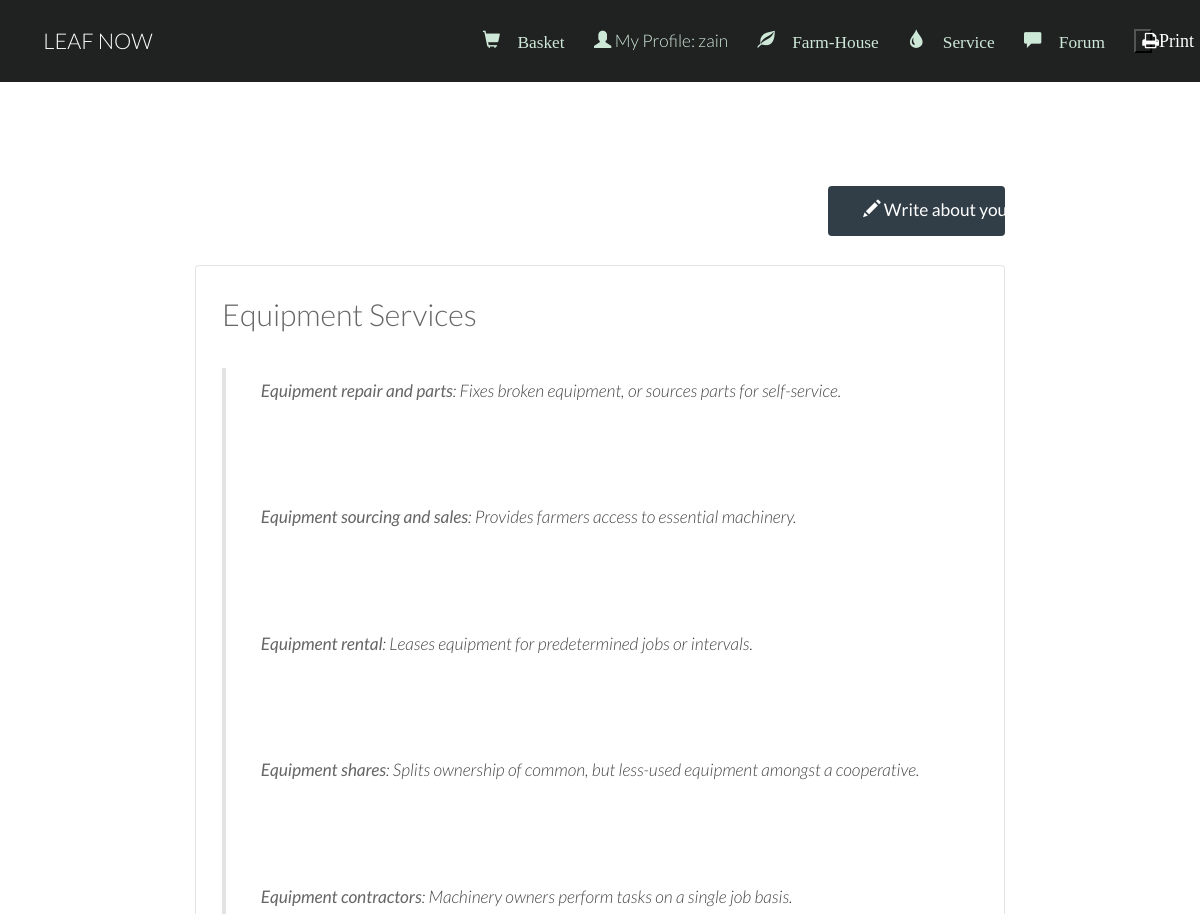
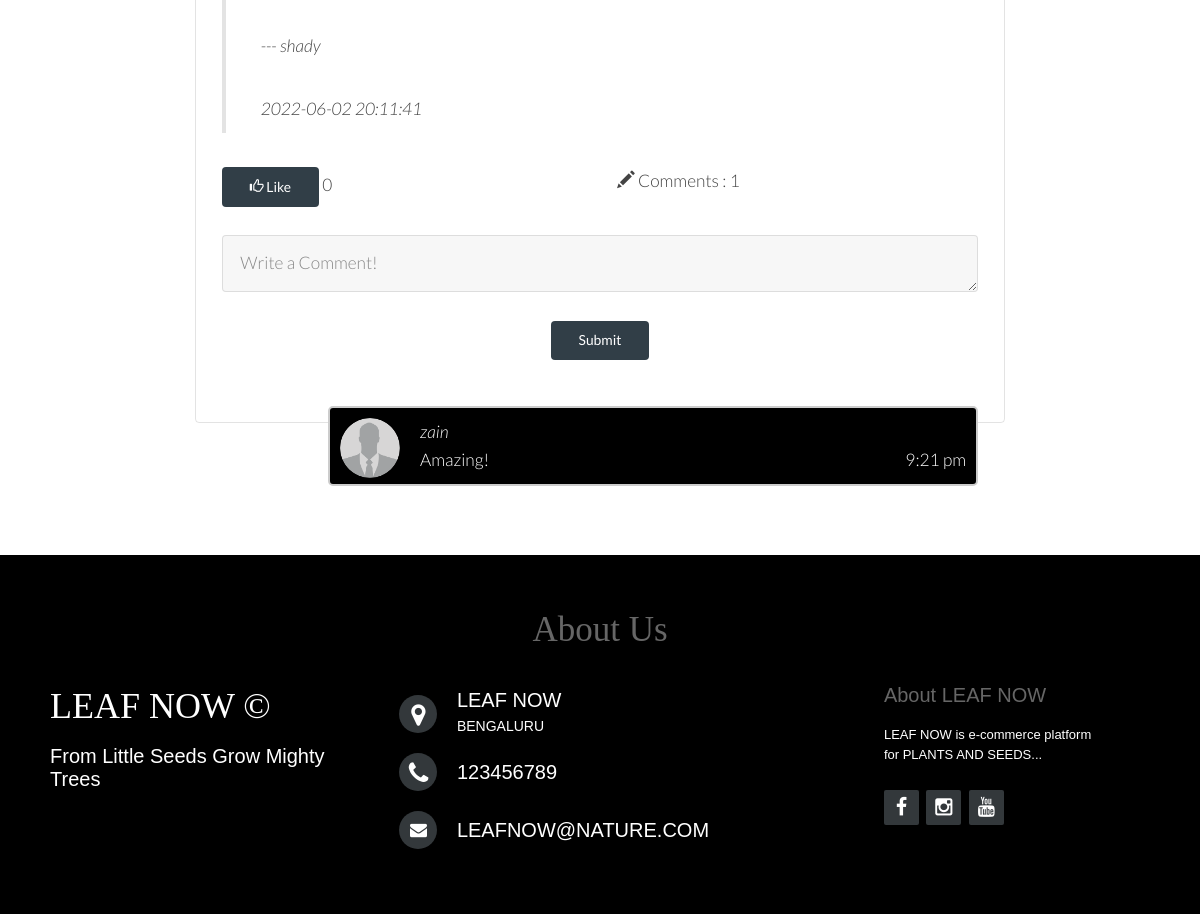
The page /serviceView.php (signed in) on the database its author committed (2 pictures, top to bottom).
### tables this page shows
CREATE TABLE `servicedata` (
  `serviceId` int(10) NOT NULL,
  `serviceUser` varchar(256) NOT NULL,
  `serviceTitle` varchar(256) NOT NULL,
  `serviceContent` longtext NOT NULL,
  `serviceTime` timestamp NOT NULL DEFAULT current_timestamp(),
  `likes` int(10) NOT NULL DEFAULT 0
);

CREATE TABLE `servicefeedback` (
  `serviceId` int(10) NOT NULL,
  `comment` varchar(256) NOT NULL,
  `servicetUser` varchar(256) NOT NULL,
  `servicePic` varchar(256) NOT NULL DEFAULT 'profile0.png',
  `serviceTime` timestamp NOT NULL DEFAULT current_timestamp()
);

### serviceView.php (the view, shortened to what this page needs)
<?php
	require 'db.php';
	$sql = "SELECT * FROM servicedata ORDER BY serviceId DESC";
	$result = mysqli_query($conn, $sql);
	function formatDate($date)
	{
		return date('g:i a', strtotime($date));
	}
?>
<!DOCTYPE HTML>
<html>
	<head>
        <link href="bootstrap\css\bootstrap.min.css" rel="stylesheet">
		<link rel="stylesheet" href="css/skel.css" />
		<link rel="stylesheet" href="css/style.css" />
		<link rel="stylesheet" href="css/style-xlarge.css" />
		<link rel="stylesheet" href="Blog/commentBox.css" />
		<link rel="stylesheet" href="indexfooter.css" />
	</head>
	<body class="subpage">
		<?php
			require 'menu.php';
		?>
			<section id="main" class="wrapper">
				<div class="inner">
					<div class="container" style="width: 70%">
					<div class="row uniform">
						<div class="9u 12u$(small)">
						</div>
						<div class="3u 12u$(small)">
							<a href="servicewrite.php" class="button special fit"><span class="glyphicon glyphicon-pencil"></span> Write about your Service</a>
						</div>
					</div>
					<br />
					<?php
						while($row = $result->fetch_array()) :
							$id = $row['serviceId'];
							$sql = "SELECT * FROM servicefeedback WHERE serviceId = '$id'";
							$result1 = mysqli_query($conn, $sql);
							$numComment = mysqli_num_rows($result1);
					?>
					<div class="box">
						<h2><?= $row['serviceTitle']; ?></h2>
						<blockquote>
							<?= $row['serviceContent']; ?>
							<p>--- <?= $row['serviceUser']; ?></p>
							<p><?= $row['serviceTime']; ?></p>
						</blockquote>
						<form method="post" action="serviceView.php">
							<div class="row">
								<div class="6u 12u$(xsmall)">
									<button class = "button special small" name="<?php echo 'like'.$id; ?>">
									<span class="glyphicon glyphicon-thumbs-up"></span> Like</button>
									<span><?= $row['likes']?></span>
								</div>
								<div class="6u 12u$(xsmall)">
									<span class="glyphicon glyphicon-pencil"></span> Comments : <?= $numComment ?></button>
								</div>
								<div class="12u$">
									<br>
									<textarea name="comment" id="comment" rows="1" placeholder="Write a Comment!"></textarea>
								</div>
								<div class="12u$">
									<center>
									<br>
									<input type="submit" name="<?php echo 'submit'.$id; ?>" class="button special small" value="Submit"/>
									</center>
								</div>
							</div>
						</form>
						<?php
							if($result1) :
								while($row1 = $result1->fetch_array()) :
						?>
							<div class="con darker">
								<img src="<?php echo 'images/profileImages/'.$row1['servicePic']?>" alt="Avatar"><span><em><?= $row1['servicetUser']; ?></em></span>
								<br>
								<?= $row1['comment']; ?>
								<span class="time-right"><?= formatDate($row1['serviceTime']); ?></span>
							</div>
							<?php endwhile; ?>
						<?php endif; ?>
					</div>
					<?php endwhile; ?>
				</div>
			</section>
			<footer class="footer-distributed" style="background-color:black" id="aboutUs">
		<center>
			<h1 style="font: 35px calibri;">About Us</h1>
            </center>
		<div class="footer-left">
			<h3 style="font-family: 'Times New Roman', cursive;">LEAF NOW &copy; </h3>
			<br />
			<p style="font-size:20px;color:white">From Little Seeds Grow Mighty Trees </p>
			<br />
		</div>
		<div class="footer-center">
			<div>
				<i class="fa fa-map-marker"></i>
				<p style="font-size:20px">LEAF NOW<span>BENGALURU</span></p>
			</div>
			<div>
				<i class="fa fa-phone"></i>
				<p style="font-size:20px">123456789</p>
			</div>
			<div>
				<i class="fa fa-envelope"></i>
				<p style="font-size:20px"><a href="mailto:agroculture@gmail.com" style="color:white">LEAFNOW@NATURE.COM</a></p>
			</div>
		</div>
		<div class="footer-right">
			<p class="footer-company-about" style="color:white">
				<span style="font-size:20px"><b>About LEAF NOW</b></span>
				LEAF NOW is e-commerce platform for PLANTS AND SEEDS...
			</p>
			<div class="footer-icons">
				<a  href="#"><i style="margin-left: 0;margin-top:5px;"class="fa fa-facebook"></i></a>
				<a href="#"><i style="margin-left: 0;margin-top:5px" class="fa fa-instagram"></i></a>
				<a href="#"><i style="margin-left: 0;margin-top:5px" class="fa fa-youtube"></i></a>
			</div>
		</div>
	</body>
</html>

### css/skel.css (style rules this page uses)
html,body,div,span,applet,object,iframe,h1,h2,h3,h4,h5,h6,p,blockquote,pre,a,abbr,acronym,address,big,cite,code,del,dfn,em,img,ins,kbd,q,s,samp,small,strike,strong,sub,sup,tt,var,b,u,i,center,dl,dt,dd,ol,ul,li,fieldset,form,label,legend,table,caption,tbody,tfoot,thead,tr,th,td,article,aside,canvas,details,embed,figure,figcaption,footer,header,hgroup,menu,nav,output,ruby,section,summary,time,mark,audio,video { margin:0;padding:0;border:0;font-size:100%;font:inherit;vertical-align:baseline; }
article,aside,details,figcaption,figure,footer,header,hgroup,menu,nav,section { display:block; }
body { line-height:1; }
blockquote,q { quotes:none; }
blockquote:before,blockquote:after,q:before,q:after { content:'';content:none; }
body { -webkit-text-size-adjust:none }
*, *:before, *:after { -moz-box-sizing: border-box; -webkit-box-sizing: border-box; box-sizing: border-box; }
body { min-width: 1200px; }
.container { margin-left: auto; margin-right: auto; width: 1200px; }
.row { border-bottom: solid 1px transparent; }
.row > * { float: left; }
.row:after, .row:before { content: ''; display: block; clear: both; height: 0; }
.row.uniform > * > :first-child { margin-top: 0; }
.row.uniform > * > :last-child { margin-bottom: 0; }
.row > * { padding: 0 0 0 2em; }
.row { margin: 0 0 0 -2em; }
.row.uniform > * { padding: 2em 0 0 2em; }
.row.uniform { margin: -2em 0 0 -2em; }
.\31 2u, .\31 2u\24, .\31 2u\28 1\29, .\31 2u\24\28 1\29 { width: 100%; clear: none; }
.\39 u, .\39 u\24, .\39 u\28 1\29, .\39 u\24\28 1\29 { width: 75%; clear: none; }
.\36 u, .\36 u\24, .\36 u\28 1\29, .\36 u\24\28 1\29 { width: 50%; clear: none; }
.\33 u, .\33 u\24, .\33 u\28 1\29, .\33 u\24\28 1\29 { width: 25%; clear: none; }
.\31 2u\24 + *, .\31 2u\24\28 1\29 + *, .\31 1u\24 + *, .\31 1u\24\28 1\29 + *, .\31 0u\24 + *, .\31 0u\24\28 1\29 + *, .\39 u\24 + *, .\39 u\24\28 1\29 + *, .\38 u\24 + *, .\38 u\24\28 1\29 + *, .\37 u\24 + *, .\37 u\24\28 1\29 + *, .\36 u\24 + *, .\36 u\24\28 1\29 + *, .\35 u\24 + *, .\35 u\24\28 1\29 + *, .\34 u\24 + *, .\34 u\24\28 1\29 + *, .\33 u\24 + *, .\33 u\24\28 1\29 + *, .\32 u\24 + *, .\32 u\24\28 1\29 + *, .\31 u\24 + *, .\31 u\24\28 1\29 + * { clear: left; }

### css/style-xlarge.css (style rules this page uses)
body, input, select, textarea { font-size: 13pt; }

### Blog/commentBox.css (style rules this page uses)
.con { border: 2px solid #dedede; background-color: #f1f1f1; border-radius: 5px; padding: 10px; margin: 10px 0; color: #fff; width: 650px; height:80px; word-wrap:break-word; }
.darker { border-color: #ccc; background-color: #000; float: right; }
.con::after { content: ""; clear: both; display: table; }
.con img { float: left; max-width: 60px; width: 80%; margin-right: 20px; border-radius: 50%; }
.time-right { position: relative; float: right; color: #fff; }

### css/style-large.css (style rules this page uses)
body, input, select, textarea { font-size: 13pt; }

### rows shown on the page
servicedata: serviceTitle "Equipment Services", serviceContent "Equipment repair and parts : Fixes broken equipment, or sources parts for self-service. Equipment sourcing and sales : Provides farmers access to essential machinery. Equipment rental : Leases equipment for predetermined jobs or intervals. Equipment shares : Splits ownership of common, but less-used equipment amongst a cooperative. Equipment contractors : Machinery owners perform tasks on a single job basis.", serviceUser "shady", serviceTime "2022-06-02 20:11:41", likes "0", numComment "1"
servicefeedback: servicePic (picture), servicetUser "zain", comment "Amazing!", serviceTime "9:21 pm"

### other values the page prints
$loginProfile "My Profile: zain"
